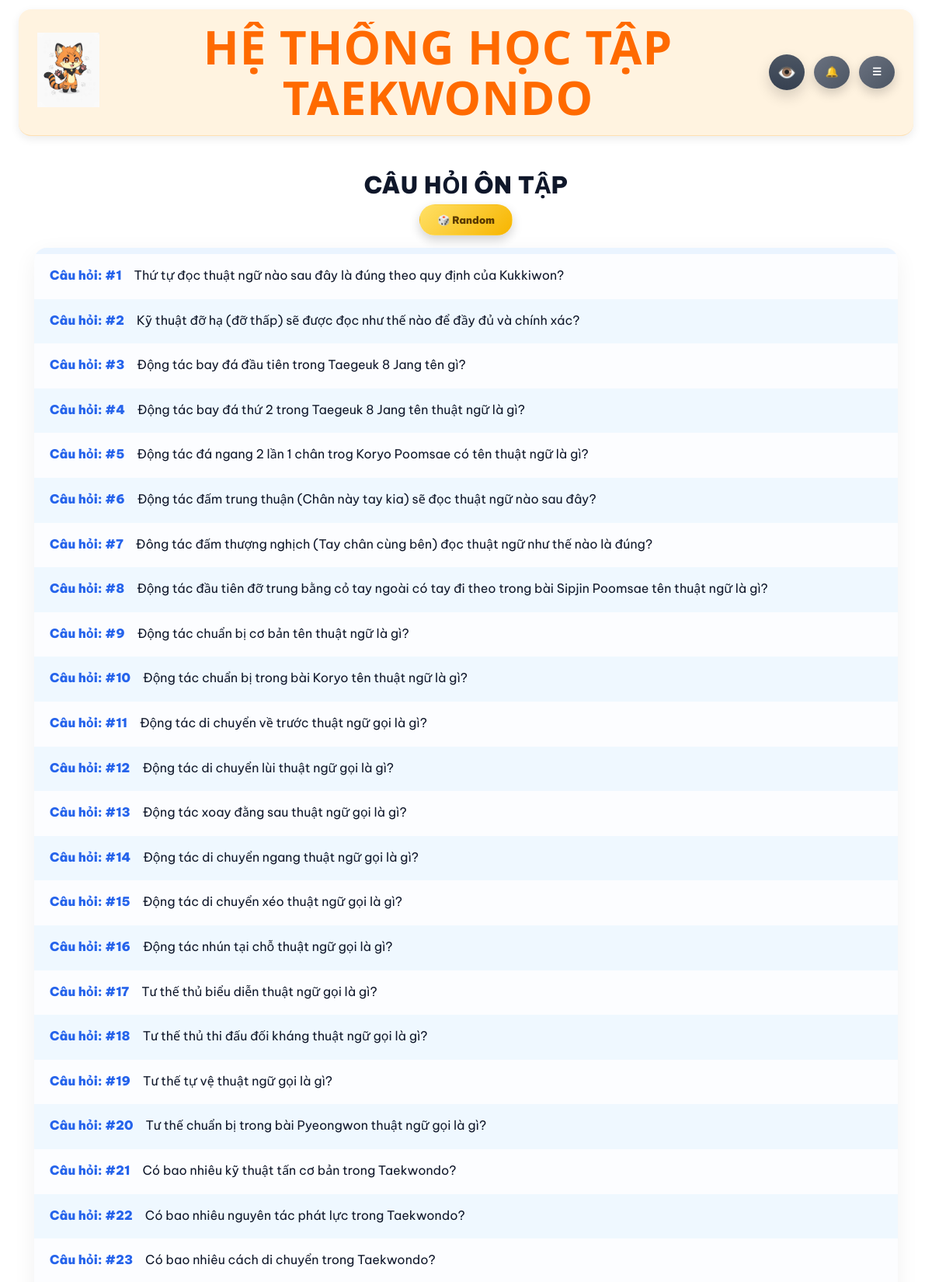
The app's page /exam (signed in, upper part) with its own data.
### Hệ thống ôn tập Taekwondo-DB.py (models this page shows)
class Question(db.Model):
    id = db.Column(db.Integer, primary_key=True)
    topic_id = db.Column(db.Integer, db.ForeignKey("topic.id"), nullable=True)
    topic = db.relationship("Topic")
    folder_id = db.Column(db.Integer, db.ForeignKey("folder.id"), nullable=True)
    folder = db.relationship("Folder")
    type = db.Column(db.String(20), default="mcq")   # mcq / boolean / multi
    text = db.Column(db.Text, nullable=False)
    member_plans = db.Column(db.String(100), default="FREE,BASIC,PRO,VIP")
    answer_1 = db.Column(db.Text)
    answer_2 = db.Column(db.Text)
    answer_3 = db.Column(db.Text)
    answer_4 = db.Column(db.Text)
    answer_5 = db.Column(db.Text)
    answer_6 = db.Column(db.Text)
    answer_7 = db.Column(db.Text)
    answer_8 = db.Column(db.Text)
    answer_9 = db.Column(db.Text)
    answer_10 = db.Column(db.Text)
    answer_11 = db.Column(db.Text)
    answer_12 = db.Column(db.Text)
    answer_count = db.Column(db.Integer, default=0)
    correct_indexes = db.Column(db.Text)         # ví dụ: "3" hoặc "2,3,4"
    correct_answers_text = db.Column(db.Text)    # ví dụ: "đá vòng" hoặc "đá ngang||đá vòng||đá lái"

### Hệ thống ôn tập Taekwondo-DB.py (the view)
@app.route("/exam")
@login_required
def exam_home():
    all_questions = (
        Question.query
        .join(Folder, Question.folder_id == Folder.id)
        .filter(
            Folder.level == 3,
            Folder.is_active_practice == 1
        )
        .order_by(Question.id.asc())
        .all()
    )
    questions = []
    for q in all_questions:
        folder = q.folder
        if not can_access_plans(folder.member_plans):
            continue
        if not can_access_plans(q.member_plans):
            continue
        questions.append(q)
    return render_template(
        "admin_exam.html",
        questions=questions
    )

### Hệ thống ôn tập Taekwondo-DB.py (called while the page is built, shortened)
def now_vn():
    return datetime.now(VN_TZ)

@app.before_request
def force_change_password():
    if not current_user.is_authenticated:
        return
    allowed = [
        "account",
        "account_change_password",
        "logout",
        "static"
    ]
    if current_user.must_change_password:
        if request.endpoint not in allowed:
            return redirect(url_for("account"))

@app.context_processor
def inject_year():
    return {"current_year": datetime.now().year}

@app.context_processor
def inject_header_notifications():
    items = []
    unread_count = 0
    try:
        if current_user.is_authenticated:
            cleanup_old_notifications(30)
            if current_user.role == "admin":
                all_admin_items = (
                    Notification.query
                    .filter_by(role="admin")
                    .order_by(Notification.created_at.desc(), Notification.id.desc())
                    .all()
                )
                sorted_items = sorted(all_admin_items, key=admin_notification_priority)
                items = sorted_items[:10]
                unread_count = sum(1 for x in all_admin_items if not x.is_read)
    except Exception as e:
        print("[inject_header_notifications] ERROR:", e)
    return dict(
        header_notifications=items,
        header_notification_unread=unread_count
    )

@app.context_processor
def inject_member_plan_cards():
    try:
        if current_user.is_authenticated:
            return {
                "member_plan_cards": build_member_plan_cards_for_user(current_user),
                "payment_bank_setting": get_active_bank_setting(),
            }
    except Exception as e:
        print("[inject_member_plan_cards] ERROR:", e)
    return {
        "member_plan_cards": [],
        "payment_bank_setting": get_active_bank_setting(),
    }

def admin_notification_priority(n):
    action = (n.action_type or "").strip().lower()
    if action == "renew_request" and not bool(n.is_done):
        return (0, -(n.id or 0))
    if action == "feedback" and not bool(n.is_read) and not bool(n.is_done):
        return (1, -(n.id or 0))
    if action == "renew_request" and bool(n.is_done):
        return (2, -(n.id or 0))
    if action == "feedback":
        return (3, -(n.id or 0))
    return (9, -(n.id or 0))

@login_manager.user_loader
def load_user(user_id):
    return db.session.get(User, int(user_id))

### templates/admin_exam.html (shortened to what this page needs)
{% extends "base.html" %}
{% block body_class %}page-admin-exam{% endblock %}
{% block page_css %}
  <link rel="stylesheet" href="{{ url_for('static', filename='css/admin_exam.css') }}">
{% endblock %}
{% block content %}
<div class="exam-wrapper">
  <div class="exam-header">
    <h2 class="exam-title">CÂU HỎI ÔN TẬP</h2>
    <button type="button"
            class="ui-btn ui-btn--warn ui-btn--sm"
            id="btnRandom"
            title="Bốc thăm câu hỏi">
      🎲 Random
    </button>
  </div>
  <div class="exam-list" id="examList">
    {% for q in questions %}
      <div class="exam-row" data-qid="{{ q.id }}">
        <div class="exam-id">Câu hỏi: #{{ q.id }}</div>
        <div class="exam-text">{{ q.text }}</div>
      </div>
    {% endfor %}
  </div>
</div>
{% endblock %}

### static/css/base.css (style rules this page uses)
* { box-sizing: border-box; font-family: Arial, Helvetica, sans-serif; }
html, body { margin:0; padding:0; height:100%; overflow:auto; }
body { min-height: 100vh; font-family: "Segoe UI", sans-serif; color: #222; background: none; }
:root { --font-main: "Be Vietnam Pro", system-ui, -apple-system, "Segoe UI", Roboto, "Helvetica Neue", Arial, "Noto Sans", "Liberation Sans", sans-serif; }
html, body { font-family: var(--font-main) !important; text-rendering: geometricPrecision; -webkit-font-smoothing: antialiased; -moz-osx-font-smoothing: grayscale; }
*, *::before, *::after { font-family: inherit; }
button, input, select, textarea { font-family: inherit !important; }
h1, h2, h3, h4, h5, h6 { font-family: inherit !important; }

### static/css/login.css (style rules this page uses)
.ui-btn { display:inline-flex; align-items:center; justify-content:center; gap: 8px; padding: 10px 12px; border-radius: 12px; font-weight: 700; border: 1px solid rgba(0,0,0,0.10); text-decoration:none; cursor:pointer; }

### static/css/ui.css (style rules this page uses)
:root { --ui-radius-pill: 999px; --ui-radius-12: 12px; --ui-radius-14: 14px; --ui-radius-18: 18px; --ui-blue-1:#2563eb; --ui-blue-2:#3b82f6; --ui-green-1:#16a34a; --ui-green-2:#22c55e; --ui-red-1:#ef4444; --ui-red-2:#dc2626; --ui-gray-1:#6b7280; --ui-gray-2:#4b5563; --ui-yellow-1:#ffe066; --ui-yellow-2:#f7b500; --ui-pink-1:#fda4af; --ui-pink-2:#fb7185; --ui-shadow-main: 0 6px 14px rgba(0,0,0,.18); --ui-shadow-soft: 0 14px 30px rgba(0,0,0,.10); --ui-focus-ring: 0 0 0 4px rgba(37,99,235,.14); }
.ui-btn { appearance:none; border: 1px solid transparent; cursor:pointer; display:inline-flex; align-items:center; justify-content:center; gap:8px; height: 46px; width:46px; padding: 0 18px; border-radius: var(--ui-radius-pill); font-size:14px; font-weight:900; line-height:1; color:#fff; background:linear-gradient(135deg,var(--ui-blue-1),var(--ui-blue-2)); box-shadow: var(--ui-shadow-main); transition: transform .16s ease, filter .16s ease, box-shadow .16s ease; text-decoration: none; user-select: none; box-sizing: border-box; }
.ui-btn--warn { background:linear-gradient(135deg,var(--ui-yellow-1),var(--ui-yellow-2)); color:#5a3a00; }
.ui-btn--sm { height: 40px; width:120px; padding: 0 14px; font-size: 13px; font-weight: 900; }

### static/css/result.css (style rules this page uses)
:root { --rs-text: #111827; --rs-muted:#6b7280; --rs-red:#e53935; --rs-orange:#ea580c; --rs-border:#e5e7eb; --rs-card:#ffffff; --rs-soft-blue:#f7fbff; --rs-soft-blue-bd:#e3eef8; --rs-shadow: 0 20px 50px rgba(0,0,0,.18); }

### static/css/mobile.css (style rules this page uses)
:root { --m-gap: 12px; --m-gap-sm: 10px; --m-radius: 14px; --m-radius-lg: 18px; --m-font-xs: 12px; --m-font-sm: 13px; --m-font-md: 14px; --m-font-lg: 16px; --m-font-xl: 18px; --m-font-2xl: 22px; --m-header-h: 74px; --m-btn-h: 44px; --m-input-h: 44px; }
html { -webkit-text-size-adjust: 100%; }

### static/css/admin_exam.css (style rules this page uses)
.page-admin-exam .exam-wrapper { width: 100%; max-width: none; padding: 24px 32px 40px; box-sizing: border-box; }
.page-admin-exam .exam-header { display:flex; flex-direction: column; align-items:center; gap: 8px; margin-bottom: 16px; }
.page-admin-exam .exam-title { margin: 0; text-align:center; font-size: 30px; font-weight: 900; color:#0f172a; letter-spacing: .5px; line-height: 1.15; }
.page-admin-exam .exam-list { width: 100%; background: #eaf4ff; border-radius: 16px; padding: 8px 0; box-shadow: 0 8px 30px rgba(0,0,0,.06); overflow: hidden; }
.page-admin-exam .exam-row { display:flex; gap: 16px; align-items:flex-start; padding: 16px 20px; font-size: 16px; line-height: 1.6; cursor: pointer; transition: background .2s ease, transform .15s ease; }
.page-admin-exam .exam-row:nth-child(odd) { background: rgba(255,255,255,.85); }
.page-admin-exam .exam-row:nth-child(even) { background: rgba(240,249,255,.90); }
.page-admin-exam .exam-id { min-width: 72px; font-weight: 900; color:#2563eb; white-space: nowrap; }
.page-admin-exam .exam-text { flex: 1; color:#0f172a; }

### records on screen
Question: id "1", text "Thứ tự đọc thuật ngữ nào sau đây là đúng theo quy định của Kukkiwon?"
Question: id "2", text "Kỹ thuật đỡ hạ (đỡ thấp) sẽ được đọc như thế nào để đầy đủ và chính xác?"
Question: id "3", text "Động tác bay đá đầu tiên trong Taegeuk 8 Jang tên gì?"
Question: id "4", text "Động tác bay đá thứ 2 trong Taegeuk 8 Jang tên thuật ngữ là gì?"
Question: id "5", text "Động tác đá ngang 2 lần 1 chân trog Koryo Poomsae có tên thuật ngữ là gì?"
Question: id "6", text "Động tác đấm trung thuận (Chân này tay kia) sẽ đọc thuật ngữ nào sau đây?"
Question: id "7", text "Đông tác đấm thượng nghịch (Tay chân cùng bên) đọc thuật ngữ như thế nào là đúng?"
Question: id "8", text "Động tác đầu tiên đỡ trung bằng cỏ tay ngoài có tay đi theo trong bài Sipjin Poomsae tên thuật ngữ là gì?"
Question: id "9", text "Động tác chuẩn bị cơ bản tên thuật ngữ là gì?"
Question: id "10", text "Động tác chuẩn bị trong bài Koryo tên thuật ngữ là gì?"
Question: id "11", text "Động tác di chuyển về trước thuật ngữ gọi là gì?"
Question: id "12", text "Động tác di chuyển lùi thuật ngữ gọi là gì?"
Question: id "13", text "Động tác xoay đằng sau thuật ngữ gọi là gì?"
Question: id "14", text "Động tác di chuyển ngang thuật ngữ gọi là gì?"
Question: id "15", text "Động tác di chuyển xéo thuật ngữ gọi là gì?"
Question: id "16", text "Động tác nhún tại chỗ thuật ngữ gọi là gì?"
Question: id "17", text "Tư thế thủ biểu diễn thuật ngữ gọi là gì?"
Question: id "18", text "Tư thế thủ thi đấu đối kháng thuật ngữ gọi là gì?"
Question: id "19", text "Tư thế tự vệ thuật ngữ gọi là gì?"
Question: id "20", text "Tư thế chuẩn bị trong bài Pyeongwon thuật ngữ gọi là gì?"
Question: id "21", text "Có bao nhiêu kỹ thuật tấn cơ bản trong Taekwondo?"
Question: id "22", text "Có bao nhiêu nguyên tác phát lực trong Taekwondo?"
Question: id "23", text "Có bao nhiêu cách di chuyển trong Taekwondo?"
